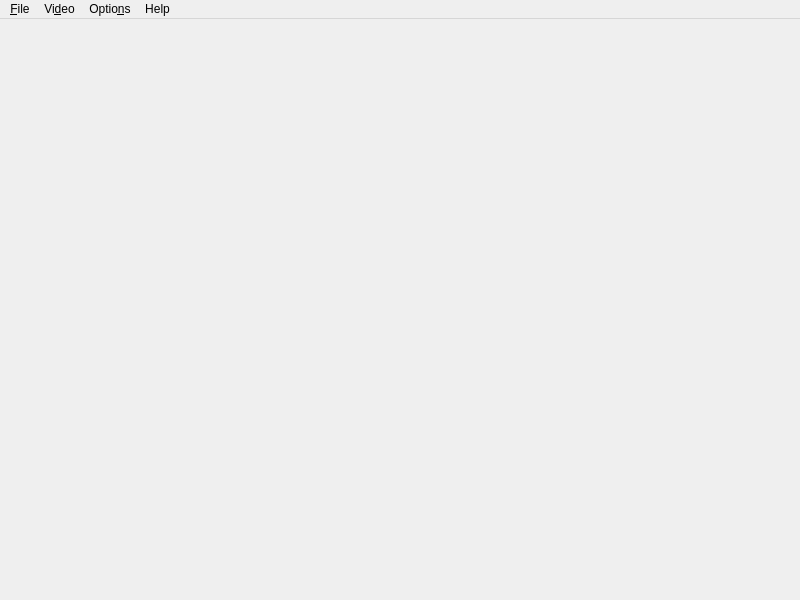
<?xml version="1.0" encoding="UTF-8"?>
<ui version="4.0">
 <class>MainWindow</class>
 <widget class="QMainWindow" name="MainWindow">
  <property name="geometry">
   <rect>
    <x>0</x>
    <y>0</y>
    <width>800</width>
    <height>600</height>
   </rect>
  </property>
  <property name="windowTitle">
   <string notr="true">mpvQC</string>
  </property>
  <widget class="QWidget" name="mainWindowContentWidget">
   <layout class="QVBoxLayout" name="verticalLayout">
    <property name="leftMargin">
     <number>0</number>
    </property>
    <property name="topMargin">
     <number>0</number>
    </property>
    <property name="rightMargin">
     <number>0</number>
    </property>
    <property name="bottomMargin">
     <number>0</number>
    </property>
    <item>
     <widget class="QSplitter" name="mainWindowContentSplitter">
      <property name="orientation">
       <enum>Qt::Vertical</enum>
      </property>
     </widget>
    </item>
   </layout>
  </widget>
  <widget class="QMenuBar" name="mainWindowMenuBar">
   <property name="geometry">
    <rect>
     <x>0</x>
     <y>0</y>
     <width>800</width>
     <height>30</height>
    </rect>
   </property>
   <widget class="QMenu" name="mainWindowFileMenu">
    <property name="title">
     <string>&amp;File</string>
    </property>
    <addaction name="actionNewQcDocument"/>
    <addaction name="actionOpenQcDocuments"/>
    <addaction name="actionSaveQcDocument"/>
    <addaction name="actionSaveQcDocumentAs"/>
    <addaction name="separator"/>
    <addaction name="actionExitMpvQc"/>
   </widget>
   <widget class="QMenu" name="mainWindowVideoMenu">
    <property name="title">
     <string>Vi&amp;deo</string>
    </property>
    <addaction name="actionOpenVideoFile"/>
    <addaction name="actionOpenSubtitleFile"/>
    <addaction name="actionOpenNetworkStream"/>
    <addaction name="separator"/>
    <addaction name="actionResizeVideoToOriginalResolution"/>
   </widget>
   <widget class="QMenu" name="mainWindowSettingsMenu">
    <property name="title">
     <string>Optio&amp;ns</string>
    </property>
    <widget class="QMenu" name="menuWindowTitle">
     <property name="title">
      <string>Window Title</string>
     </property>
     <addaction name="actionWindowTitleDefault"/>
     <addaction name="actionWindowTitleFile"/>
     <addaction name="actionWindowTitlePath"/>
    </widget>
    <widget class="QMenu" name="menuDocumentSettings">
     <property name="title">
      <string>QC Document Export</string>
     </property>
     <addaction name="actionSaveVideoPathToDocument"/>
     <addaction name="actionSaveNickNameToDocument"/>
    </widget>
    <widget class="QMenu" name="menuLanguage">
     <property name="title">
      <string>Language</string>
     </property>
     <addaction name="action_3"/>
    </widget>
    <addaction name="actionEditNickname"/>
    <addaction name="actionEditCommentTypes"/>
    <addaction name="actionOpenBackupPreferences"/>
    <addaction name="menuDocumentSettings"/>
    <addaction name="separator"/>
    <addaction name="menuWindowTitle"/>
    <addaction name="actionDarkTheme"/>
    <addaction name="separator"/>
    <addaction name="menuLanguage"/>
    <addaction name="separator"/>
    <addaction name="actionEditMpvConf"/>
    <addaction name="actionEditInputConf"/>
    <addaction name="separator"/>
   </widget>
   <widget class="QMenu" name="mainWindowAboutMenu">
    <property name="title">
     <string>Help</string>
    </property>
    <addaction name="actionCheckForUpdates_2"/>
    <addaction name="separator"/>
    <addaction name="actionAboutQt"/>
    <addaction name="actionAboutMpvQc"/>
   </widget>
   <addaction name="mainWindowFileMenu"/>
   <addaction name="mainWindowVideoMenu"/>
   <addaction name="mainWindowSettingsMenu"/>
   <addaction name="mainWindowAboutMenu"/>
  </widget>
  <action name="actionNewQcDocument">
   <property name="icon">
    <iconset theme="document-new">
     <normaloff>.</normaloff>.</iconset>
   </property>
   <property name="text">
    <string>&amp;New QC Document</string>
   </property>
   <property name="shortcut">
    <string>Ctrl+N</string>
   </property>
  </action>
  <action name="actionOpenQcDocuments">
   <property name="icon">
    <iconset theme="document-open-recent">
     <normaloff>.</normaloff>.</iconset>
   </property>
   <property name="text">
    <string>&amp;Open QC Documents...</string>
   </property>
   <property name="shortcut">
    <string>Ctrl+O</string>
   </property>
  </action>
  <action name="actionSaveQcDocument">
   <property name="icon">
    <iconset theme="document-save">
     <normaloff>.</normaloff>.</iconset>
   </property>
   <property name="text">
    <string>&amp;Save QC Document</string>
   </property>
   <property name="shortcut">
    <string>Ctrl+S</string>
   </property>
  </action>
  <action name="actionSaveQcDocumentAs">
   <property name="icon">
    <iconset theme="document-save-as">
     <normaloff>.</normaloff>.</iconset>
   </property>
   <property name="text">
    <string>S&amp;ave QC Document As...</string>
   </property>
   <property name="shortcut">
    <string>Ctrl+Shift+S</string>
   </property>
  </action>
  <action name="actionExitMpvQc">
   <property name="icon">
    <iconset theme="application-exit">
     <normaloff>.</normaloff>.</iconset>
   </property>
   <property name="text">
    <string>&amp;Exit mpvQC</string>
   </property>
   <property name="shortcut">
    <string>Ctrl+Q</string>
   </property>
  </action>
  <action name="actionOpenVideoFile">
   <property name="icon">
    <iconset theme="mpv">
     <normaloff>.</normaloff>.</iconset>
   </property>
   <property name="text">
    <string>Open &amp;Video...</string>
   </property>
   <property name="shortcut">
    <string>Ctrl+Shift+O</string>
   </property>
  </action>
  <action name="actionOpenNetworkStream">
   <property name="icon">
    <iconset theme="network-server">
     <normaloff>.</normaloff>.</iconset>
   </property>
   <property name="text">
    <string>Open &amp;Network Stream...</string>
   </property>
   <property name="shortcut">
    <string>Ctrl+Alt+Shift+O</string>
   </property>
  </action>
  <action name="actionResizeVideoToOriginalResolution">
   <property name="icon">
    <iconset theme="image-resize">
     <normaloff>.</normaloff>.</iconset>
   </property>
   <property name="text">
    <string>&amp;Resize Video to Original Resolution</string>
   </property>
   <property name="shortcut">
    <string>Ctrl+R</string>
   </property>
  </action>
  <action name="actionCheckForUpdates">
   <property name="enabled">
    <bool>false</bool>
   </property>
   <property name="icon">
    <iconset theme="arrow-down">
     <normaloff>.</normaloff>.</iconset>
   </property>
   <property name="text">
    <string>&amp;Check For Updates ...</string>
   </property>
  </action>
  <action name="actionAboutQt">
   <property name="icon">
    <iconset theme="help-about">
     <normaloff>.</normaloff>.</iconset>
   </property>
   <property name="text">
    <string>About &amp;Qt</string>
   </property>
  </action>
  <action name="actionAboutMpvQc">
   <property name="icon">
    <iconset theme="help-about">
     <normaloff>.</normaloff>.</iconset>
   </property>
   <property name="text">
    <string>About &amp;mpvQC</string>
   </property>
  </action>
  <action name="actionSettings">
   <property name="icon">
    <iconset theme="preferences-other">
     <normaloff>.</normaloff>.</iconset>
   </property>
   <property name="text">
    <string>&amp;Settings</string>
   </property>
   <property name="shortcut">
    <string>Ctrl+Alt+S</string>
   </property>
  </action>
  <action name="actionOpenSubtitleFile">
   <property name="enabled">
    <bool>false</bool>
   </property>
   <property name="icon">
    <iconset theme="media-view-subtitles-symbolic">
     <normaloff>.</normaloff>.</iconset>
   </property>
   <property name="text">
    <string>&amp;Open Subtitles...</string>
   </property>
  </action>
  <action name="actionEditCommentTypes">
   <property name="text">
    <string>Edit Comment Types...</string>
   </property>
  </action>
  <action name="actionEditNickname">
   <property name="text">
    <string>Edit Nickname...</string>
   </property>
  </action>
  <action name="actionWindowTitleDefault">
   <property name="checkable">
    <bool>true</bool>
   </property>
   <property name="checked">
    <bool>false</bool>
   </property>
   <property name="text">
    <string>Default Title</string>
   </property>
  </action>
  <action name="actionWindowTitleFile">
   <property name="checkable">
    <bool>true</bool>
   </property>
   <property name="checked">
    <bool>false</bool>
   </property>
   <property name="text">
    <string>Video File</string>
   </property>
  </action>
  <action name="actionWindowTitlePath">
   <property name="checkable">
    <bool>true</bool>
   </property>
   <property name="checked">
    <bool>false</bool>
   </property>
   <property name="text">
    <string>Video Path</string>
   </property>
  </action>
  <action name="actionDarkTheme">
   <property name="checkable">
    <bool>true</bool>
   </property>
   <property name="text">
    <string>Enable Dark Theme</string>
   </property>
  </action>
  <action name="actionEditMpvConf">
   <property name="text">
    <string>Edit mpv.conf...</string>
   </property>
  </action>
  <action name="actionEditInputConf">
   <property name="text">
    <string>Edit input.conf...</string>
   </property>
  </action>
  <action name="actionDocumentBackups">
   <property name="checkable">
    <bool>true</bool>
   </property>
   <property name="text">
    <string>Enable Backups</string>
   </property>
  </action>
  <action name="actionOpenBackupPreferences">
   <property name="text">
    <string>Open Backup Preferences...</string>
   </property>
  </action>
  <action name="actionSaveNickNameToDocument">
   <property name="checkable">
    <bool>true</bool>
   </property>
   <property name="checked">
    <bool>false</bool>
   </property>
   <property name="text">
    <string>Save Nickname</string>
   </property>
  </action>
  <action name="actionSaveVideoPathToDocument">
   <property name="checkable">
    <bool>true</bool>
   </property>
   <property name="text">
    <string>Save Video Path</string>
   </property>
  </action>
  <action name="action_3">
   <property name="text">
    <string notr="true">placeholder</string>
   </property>
  </action>
  <action name="actionCheckForUpdates_2">
   <property name="icon">
    <iconset theme="system-software-update">
     <normaloff>.</normaloff>.</iconset>
   </property>
   <property name="text">
    <string>Check For Updates...</string>
   </property>
  </action>
 </widget>
 <resources/>
 <connections/>
</ui>
